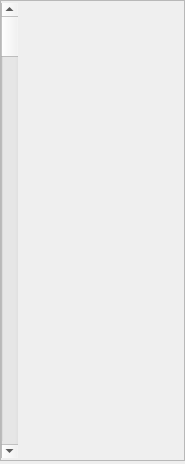
       <widget class="QWidget" name="VariableNodes">
        <property name="geometry">
         <rect>
          <x>0</x>
          <y>0</y>
          <width>185</width>
          <height>464</height>
         </rect>
        </property>
        <property name="sizePolicy">
         <sizepolicy hsizetype="Expanding" vsizetype="Expanding">
          <horstretch>0</horstretch>
          <verstretch>0</verstretch>
         </sizepolicy>
        </property>
        <property name="styleSheet">
         <string notr="true"/>
        </property>
        <attribute name="label">
         <string>Variable and Array Nodes</string>
        </attribute>
        <widget class="QFrame" name="VarAndArrayFrame">
         <property name="geometry">
          <rect>
           <x>0</x>
           <y>0</y>
           <width>185</width>
           <height>461</height>
          </rect>
         </property>
         <property name="styleSheet">
          <string notr="true"/>
         </property>
         <property name="frameShape">
          <enum>QFrame::StyledPanel</enum>
         </property>
         <property name="frameShadow">
          <enum>QFrame::Raised</enum>
         </property>
         <widget class="QWidget" name="verticalLayoutWidget_5">
          <property name="geometry">
           <rect>
            <x>20</x>
            <y>0</y>
            <width>161</width>
            <height>461</height>
           </rect>
          </property>
          <layout class="QVBoxLayout" name="VarNodeMenuLayout">
           <property name="spacing">
            <number>0</number>
           </property>
           <property name="leftMargin">
            <number>2</number>
           </property>
           <item>
            <spacer name="verticalSpacer_4">
             <property name="orientation">
              <enum>Qt::Vertical</enum>
             </property>
             <property name="sizeHint" stdset="0">
              <size>
               <width>20</width>
               <height>40</height>
              </size>
             </property>
            </spacer>
           </item>
          </layout>
         </widget>
         <widget class="QScrollBar" name="scrollBar0">
          <property name="geometry">
           <rect>
            <x>1</x>
            <y>3</y>
            <width>17</width>
            <height>455</height>
           </rect>
          </property>
          <property name="cursor">
           <cursorShape>ClosedHandCursor</cursorShape>
          </property>
          <property name="orientation">
           <enum>Qt::Vertical</enum>
          </property>
         </widget>
        </widget>
       </widget>
